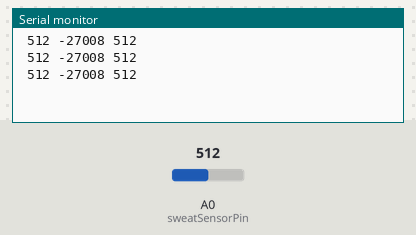
Simulated run of this sketch. Board: Arduino Uno, built with avr-gcc and run on an emulated ATmega328P. Shown: the last lines printed to the serial monitor. The test bench sets the inputs (shaded band); at power-on: A0 (sweatSensorPin) = 512.

Above: at 1.5 s.
1.6 s: A0 (sweatSensorPin) set to 716
At 2.7 s:
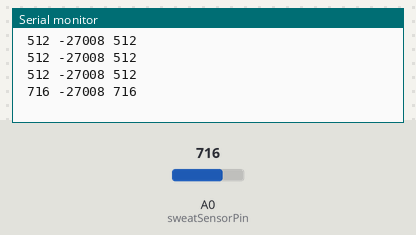
3.1 s: A0 (sweatSensorPin) set to 900
At 4.1 s:
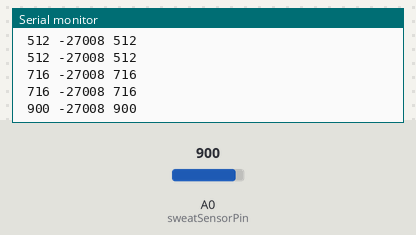
Timing chart, 0 to 6.1 s (numbered marks = the images above; inputs shaded):
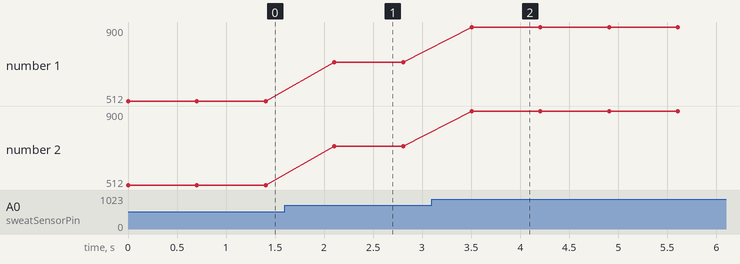

The sketch:

GSRsensorExampleCode.ino
```cpp
// Hello Potentiometer Hello Max
// https://www.tinkercad.com/things/l3OGBHcaqux-hello-potentiometer-max

// constants used to set pin numbers (don't change)
// const int ledPin = 13; //define ledPin and digtal pin 13 on arduino
// const int buttonPin = 2; //define button and digital pin 2 on arduino
const int sweatSensorPin = A0;
// const int hrSensorPin = A4; //define potentiometer and analog pin 0 on arduino

// int buttonState = 0;
int sweatSensorVal = 0;
// int HR = 0;
int sweatMinVal = 10000000;
int sweatMaxVal = -1000000;

void setup()
{
  Serial.begin(9600); // start serial data
  // pinMode(ledPin, OUTPUT); // initialize digital pin
  // pinMode(buttonPin, INPUT_PULLUP); // enable internal pull-up
}

void loop()
{

  // buttonState = digitalRead(buttonPin); // read state of button value
  sweatSensorVal = analogRead(sweatSensorPin);
  // HR = analogRead(hrSensorPin);
  if (sweatSensorVal < sweatMinVal)
  {
    sweatMinVal = sweatSensorVal;
  }

  if (sweatSensorVal > sweatMaxVal)
  {
    sweatMaxVal = sweatSensorVal;
  }
  // sensorVal = map(sensorVal, 1941, 1955, 0, 255); //scale value

  // check if pushbutton is pressed
  //
  Serial.print(" ");
  Serial.print(sweatSensorVal);

  Serial.print(" ");
  Serial.print(sweatMinVal);
  Serial.print(" ");
  Serial.print(sweatMaxVal);
  // Serial.print(" ");
  // Serial.print(HR);
  delay(700);

  Serial.println(); // send serial to max
}
```

Measured:
- after the input at 1.6 s, the serial monitor: prints a new line after 0.50 s (image 1)
- after the input at 3.1 s, the serial monitor: prints a new line after 0.41 s (image 2)
- plotted number 1: 512 → 716 after the input at 1.6 s, 716 → 900 after the input at 3.1 s
- plotted number 2: 512 → 716 after the input at 1.6 s, 716 → 900 after the input at 3.1 s
